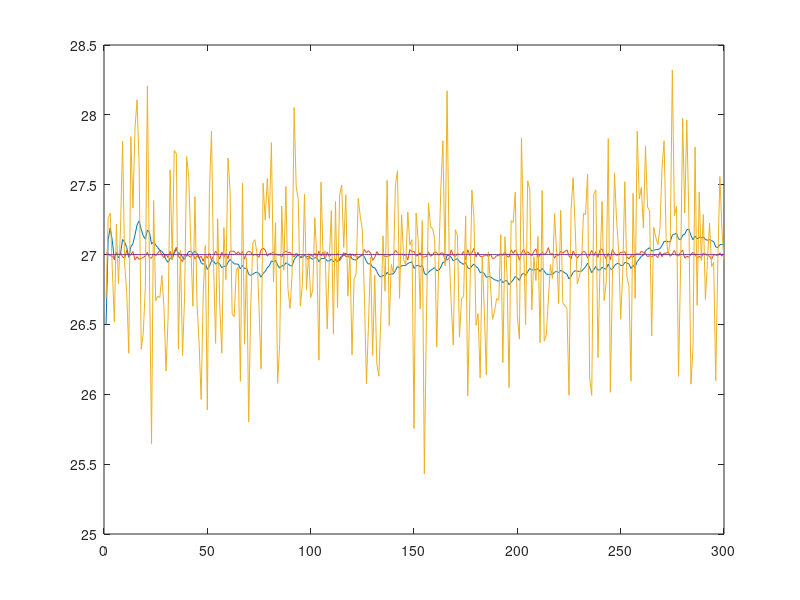
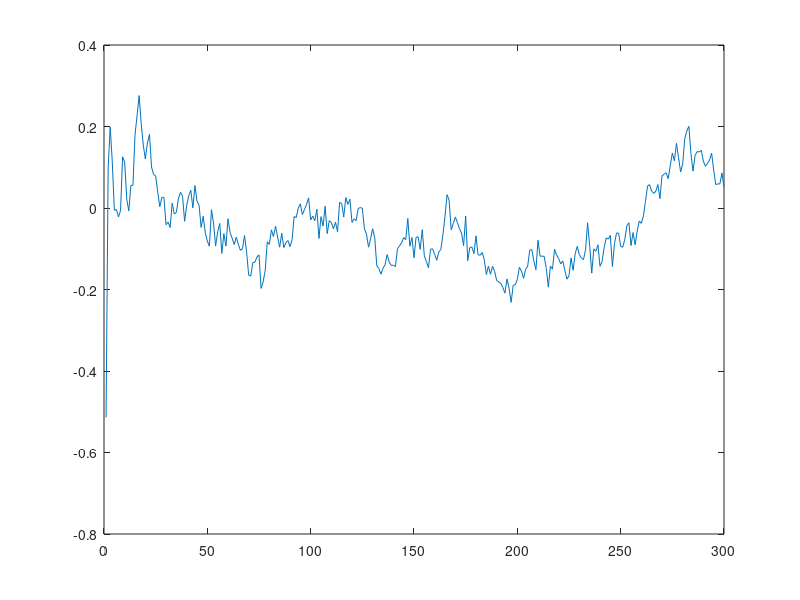

The MATLAB source for these figures, in order:
%Kalman filter for tempture
clear all;
N = 300;
Q=4e-4;
R=0.5*0.5;
x=zeros(1,N);
out=zeros(1,N);
tempture = 27 * ones(1,N);%
tempture_noise = sqrt(Q) * randn(1,N);
real_tempture = tempture + tempture_noise;
sample_tempture = real_tempture + sqrt(R) * randn(1,N);% var = delta*delta
A=1;
H=1;
P=zeros(1,N);
P(1)=1;
K=zeros(1,N);
x_estimate = 0;
out(1) = 26.5;
for k=2:N
   x_estimate = A * out(k-1);% x(k|k-1) = A · x(k-1|k-1) + B · u(k)
   P(k) = A * P(k-1) * A' + Q;%P(k|k-1) = A · P(k-1|k-1) · AT + Q
   K(k) = P(k) * H' * inv(H * P(k) * H' +R);%K(k) = P(k|k-1) · HT · inv(H · P(k|k-1) · HT + R)
   out(k) = x_estimate + K(k) * (sample_tempture(k) - H * x_estimate);
   P(k) = (1 - K(k) * H) * P(k);
end
plot(out);
hold on;
plot(real_tempture);
plot(sample_tempture);
plot(tempture);
figure(2);
plot(out-real_tempture);
